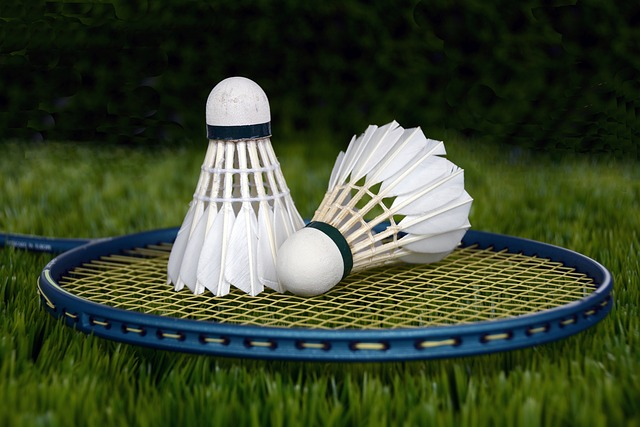
%> input picture P1/P1B/badminton.jpg, 640 x 427 px
$ octave P4A.m   (GNU Octave 9; MATLAB toolbox functions it lacks are replaced by stand-ins)
%> lines starting %> are read from the running program, lines starting %| are printed output that depends on the picture
clc;
clear;
close all;

i=imread("DIP-images/badminton.jpg");
%> i is the input picture: size 427x640x3 uint8; mean R, G, B 60.3, 71.8, 47.1
j=imread("DIP-images/basketball.jpeg");
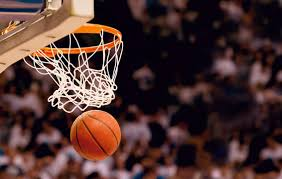
%> input picture P3/P3B/basketball.jpeg, 282 x 179 px
%> j is the input picture: size 179x282x3 uint8; mean R, G, B 77.2, 50.8, 48.3
[r,c,cha] = size(i);
%> r = 427; c = 640; cha = 3
j= imresize(j,[r,c]);
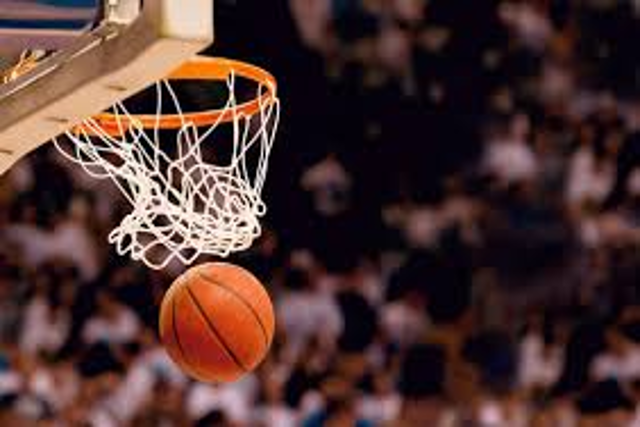
%> j: size 427x640x3 uint8; mean R, G, B 77.2, 50.8, 48.3

iD = im2double(i);
jD = im2double(j);

constant_value = 50;
constant_value_double = 0.5;


fprintf("Select image arithmetic operation:- \n");
fprintf("1. Add two images. \n");
fprintf("2. Subtract two images. \n");
fprintf("3. Multiply two images. \n");
fprintf("4. Divide two images. \n");
fprintf("5. Add image with constant value.\n");
fprintf("6. Subtract image with constant value.\n");
fprintf("7. Multiply image with a constant value. \n");
fprintf("8. Divide image with a constant value. \n");

ch = input("\nEnter your choice (1-8): ");
%> the answer given: 1


switch ch
    case 1
        re= imadd(i,j);
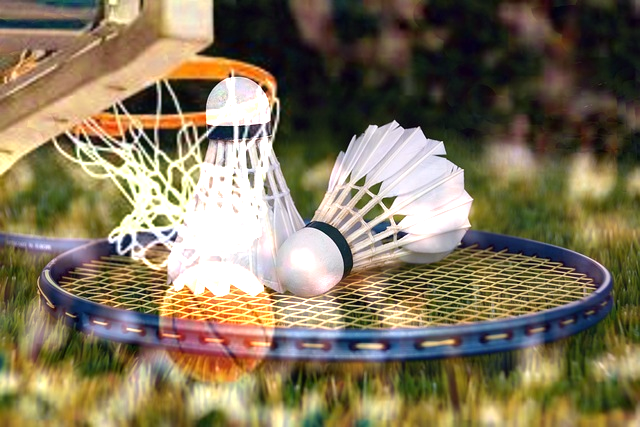
%> re: size 427x640x3 uint8; mean R, G, B 129.3, 117.2, 91.4
        subplot(131);imshow(i);title("Image 1");
        subplot(132);imshow(j);title("Image 2");
        subplot(133);imshow(re);title("Result");
    case 2
        re = imsubtract(i,j);
        subplot(131);imshow(i);title("Image 1");
        subplot(132);imshow(j);title("Image 2");
        subplot(133);imshow(re);title("Result");
    case 3
        re= immultiply(i,j);
        subplot(131);imshow(i);title("Image 1");
        subplot(132);imshow(j);title("Image 2");
        subplot(133);imshow(re);title("Result");
    case 4
        re = imdivide(i,j);
        subplot(131);imshow(i);title("Image 1");
        subplot(132);imshow(j);title("Image 2");
        subplot(133);imshow(re);title("Result");
     case 5
         re = imadd(i, constant_value);
         subplot(1,2,1); imshow(i); title("Original Image");
         subplot(1,2,2); imshow(re); title("Resultant Image");
     case 6
        re = imsubtract(i, constant_value);
        subplot(1,2,1); imshow(i); title("Original Image");
        subplot(1,2,2); imshow(re); title("Resultant Image");
     case 7
        re = immultiply(iD, constant_value_double);
        subplot(1,2,1); imshow(iD); title("Original Image");
        subplot(1,2,2); imshow(re); title("Resultant Image");

    case 8
        if constant_value_double == 0
            fprintf('Division by zero is not allowed.');
        end
        re = imdivide(iD, constant_value_double);
        subplot(1,2,1); imshow(iD); title("Original Image");
        subplot(1,2,2); imshow(re); title("Resultant Image");

    otherwise
        fprintf("Invalid choice. Please enter a number between 1 and 8. \n");
end
